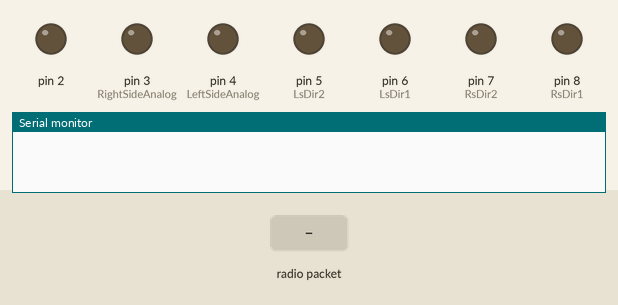
Simulated run of this program. Board: Arduino Uno, built with avr-gcc and run on an emulated ATmega328P. Parts: output pins drawn as LEDs (lit = HIGH), the last lines printed to the serial monitor. The test bench sets the inputs (shaded band). No radio packets arrive unless stated.

Above: at 0.8 s.
0.9 s: radio packet "1" arrives
2.4 s: radio packet "0" arrives
At 2.7 s:
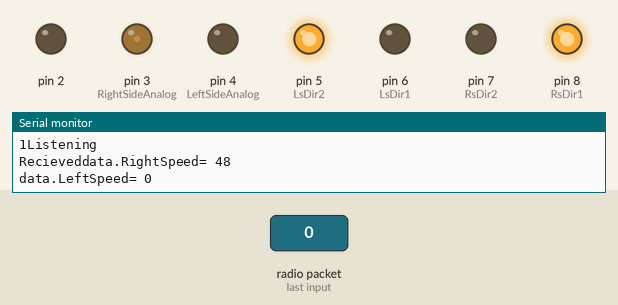
Timing chart, 0 to 5.4 s (numbered marks = the images above; inputs shaded):
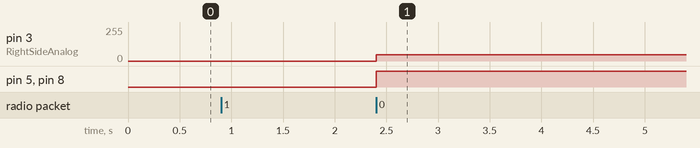

The program:

main.cpp
```cpp
#include <Arduino.h>
#include <SPI.h>
#include <nRF24L01.h>
#include <RF24.h>
#include <printf.h>
#include <RF24_config.h>

#define RightSideAnalog 3 // check if this and LSDir actually overwrite or wtf happened here
#define LeftSideAnalog 4
#define RsDir1 8
#define RsDir2 7
#define LsDir1 6
#define LsDir2 5


int Ldir = 0;
int Rdir = 0;
typedef struct{
  int16_t Rspeed;
  int16_t Lspeed;
}__attribute__((packed)) SpeedStruct;

SpeedStruct dataPackage;


RF24 radio(9,10); // CE, CSN CHANGE THESE PINS

const byte address[5] = "0110";

void setup() {
  // pinmodes
  printf_begin();

  pinMode(1,  OUTPUT);
  pinMode(2, OUTPUT);
  pinMode(9,  OUTPUT);
  pinMode(10, OUTPUT);
  pinMode(LsDir1, OUTPUT);
  pinMode(RsDir1, OUTPUT);
  pinMode(RsDir2, OUTPUT);
  pinMode(LsDir2, OUTPUT);
  // end pinmodes

  Serial.begin(9600);
  if (!radio.begin()) { Serial.println(F("radio hardware not responding!"));}
  // check return for radio.begin for both modules
  radio.openReadingPipe(0, address);
  radio.setPALevel(-18);
  radio.startListening();

  // radio.printDetails();
  // Establish connection with transmitter
  while (!(radio.available())) {}
  char text[22] = "";
  radio.read(&text, sizeof(text));
  radio.stopListening();
  Serial.print(text);
  // Once init command is given return a response

  radio.startListening();
  Serial.write("Listening");

}

void loop() {
  while (!radio.available());
  radio.read( &dataPackage, sizeof(SpeedStruct) ); // reminder to add u10 capacitor near power
  Serial.print("\n");
  Serial.print("\n");
  Serial.print("Recieved");
  Serial.print("data.RightSpeed= ");
  Serial.print(dataPackage.Rspeed);
  Serial.print("\n");
  Serial.print("data.LeftSpeed= ");
  Serial.print(dataPackage.Lspeed);

  // add a bit of comprehension just to split tasks between controller and car
  if (dataPackage.Lspeed < 0){ //just fixing up how output was given by other thing
    digitalWrite(LsDir2, LOW);
    digitalWrite(LsDir1, HIGH);
    dataPackage.Lspeed *= -1;
    // Serial.print("\n");
    // Serial.print("LeftDown");

  } else {
    digitalWrite(LsDir1, LOW);
    digitalWrite(LsDir2, HIGH);
    // Serial.print("\n");
    // Serial.print("LeftUp");
  }
  if (dataPackage.Rspeed < 0) { // fix up rspeed
    digitalWrite(RsDir1, LOW);
    digitalWrite(RsDir2, HIGH);
    dataPackage.Rspeed *= -1;
    // Serial.print("\n");
    // Serial.print("RightDown");
  } else {
    digitalWrite(RsDir1, HIGH);
    digitalWrite(RsDir2, LOW);
    // Serial.print("\n");
    // Serial.print("RightUp");
  }

  analogWrite(RightSideAnalog, dataPackage.Rspeed);
  analogWrite(LeftSideAnalog, dataPackage.Lspeed);


}
```

Measured:
- after the input at 2.4 s, pin 3 (RightSideAnalog): 0/255 → 48/255 at once; pin 5 (LsDir2), pin 8 (RsDir1): LOW → HIGH at once
